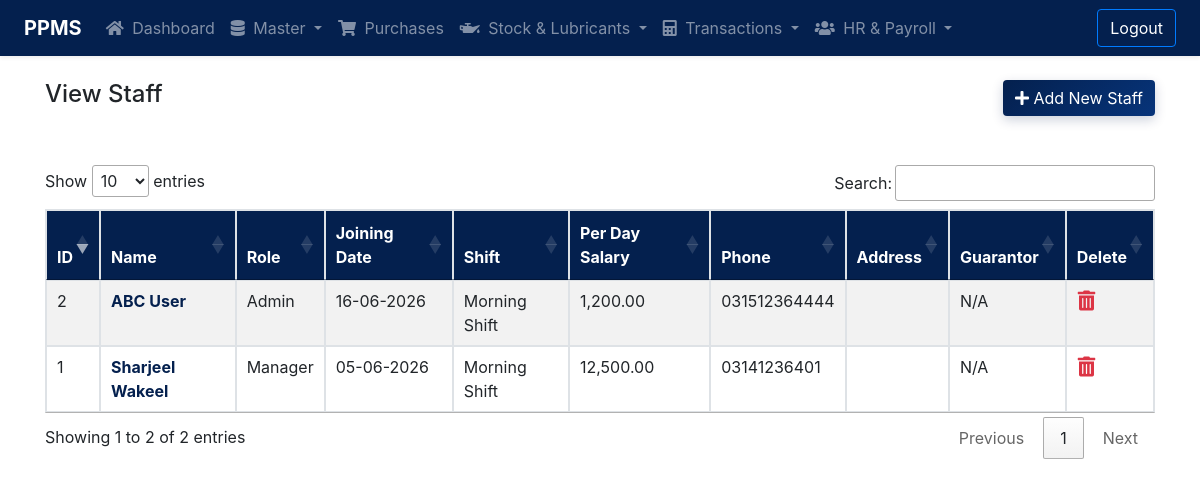
The page /staff/staff-list.php (signed in) on the database as committed earlier.
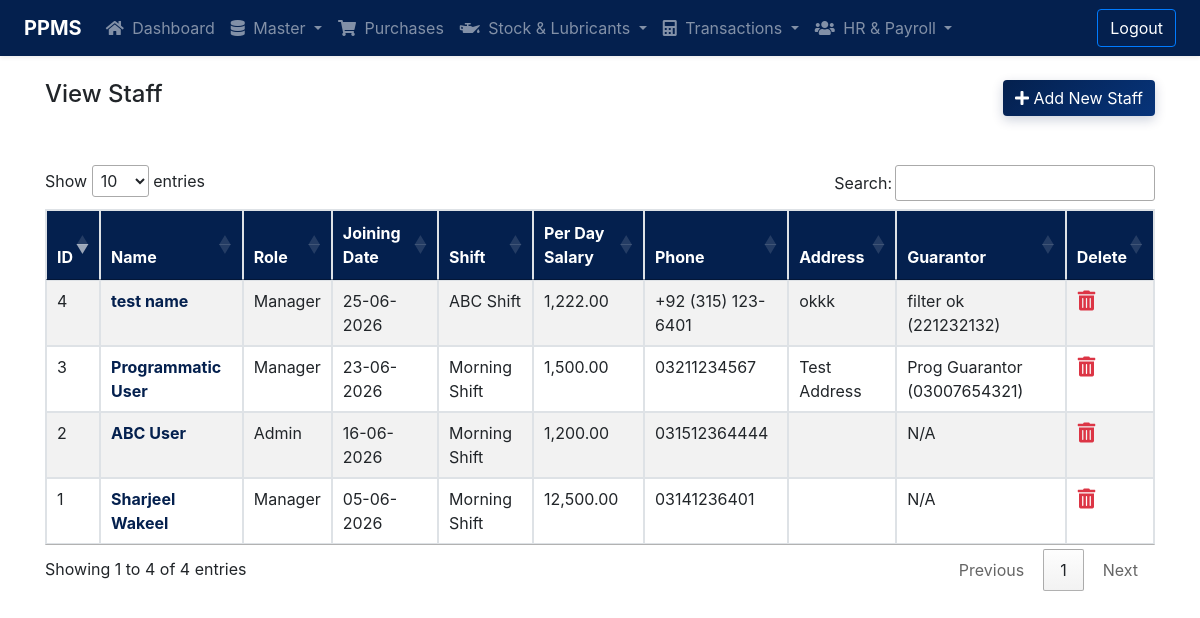
The same page on the database as committed later.
### tables this page shows
CREATE TABLE `tbl_staff` (
  `id` int(11) NOT NULL,
  `first_name` varchar(128) NOT NULL,
  `last_name` varchar(128) NOT NULL,
  `role_id` int(11) NOT NULL,
  `joining_date` date NOT NULL,
  `shift_id` int(11) NOT NULL,
  `salary` decimal(10,2) NOT NULL,
  `address` varchar(512) DEFAULT NULL,
  `phone` varchar(32) NOT NULL,
  `created_at` datetime NOT NULL DEFAULT current_timestamp(),
  `updated_at` datetime NOT NULL DEFAULT current_timestamp() ON UPDATE current_timestamp()
);

CREATE TABLE `tbl_roles` (
  `id` int(11) NOT NULL,
  `name` varchar(128) NOT NULL,
  `created_at` datetime NOT NULL DEFAULT current_timestamp(),
  `updated_at` datetime NOT NULL DEFAULT current_timestamp() ON UPDATE current_timestamp()
);

CREATE TABLE `tbl_shifts` (
  `id` int(11) NOT NULL,
  `name` varchar(128) NOT NULL,
  `start_time` time NOT NULL,
  `end_time` time NOT NULL,
  `status` enum('Active','Inactive') NOT NULL DEFAULT 'Active'
);

CREATE TABLE `tbl_staff_guarantors` (
  `id` int(11) NOT NULL,
  `staff_id` int(11) NOT NULL,
  `name` varchar(128) NOT NULL,
  `phone` varchar(32) NOT NULL,
  `address` varchar(512) DEFAULT NULL
);

### staff/staff-list.php (the view, shortened to what this page needs)
<?php
require '../include/config.php';
?>
<!DOCTYPE html>
<html lang="en">
  <head>
		<link rel="stylesheet" href="https://stackpath.bootstrapcdn.com/bootstrap/4.3.1/css/bootstrap.min.css">
		<link rel="stylesheet" href="https://cdnjs.cloudflare.com/ajax/libs/font-awesome/5.11.2/css/all.min.css" />
		<link rel="stylesheet" href="https://cdn.jsdelivr.net/gh/fancyapps/fancybox@3.5.7/dist/jquery.fancybox.min.css" />
		<link rel="stylesheet" href="https://cdn.datatables.net/1.10.20/css/jquery.dataTables.min.css" />
		<link rel="stylesheet" href="../include/style.css?v=1.0.1" />
	</head>
	<body>
        <?php include('../include/navbar.php');?>
		<main class="main">
			<div class="container pt-4 pb-4">
				<div class="row mb-5 align-items-center">
					<div class="col-md-6">
						<h4>View Staff</h4>
					</div>
					<div class="col-md-6 text-right">
						<a href="add-staff.php" class="btn btn-primary"><i class="fas fa-plus"></i> Add New Staff</a>
					</div>
				</div>
				<table id="staffListTable" class="table table-striped table-bordered">
					<thead>
						<tr>
							<th>ID</th>
							<th>Name</th>
							<th>Role</th>
							<th>Joining Date</th>
							<th>Shift</th>
							<th>Per Day Salary</th>
							<th>Phone</th>
							<th>Address</th>
							<th>Guarantor</th>
							<th>Delete</th>
						</tr>
					</thead>
					<tbody>
						<?php
						$sql = "SELECT s.*, r.name as role_name, sh.name as shift_name, g.name as guarantor_name, g.phone as guarantor_phone
                                FROM tbl_staff s
                                LEFT JOIN tbl_roles r ON s.role_id = r.id
                                LEFT JOIN tbl_shifts sh ON s.shift_id = sh.id
                                LEFT JOIN tbl_staff_guarantors g ON s.id = g.staff_id
                                ORDER BY s.id DESC";
						$result = mysqli_query($connection, $sql);
						$resultcheck = mysqli_num_rows($result);
						if($resultcheck > 0){
							while($row = mysqli_fetch_assoc($result)){
                                $fullName = $row['first_name'] . ' ' . $row['last_name'];
                                $guarantor_display = 'N/A';
                                if (!empty($row['guarantor_name'])) {
                                    $guarantor_display = htmlspecialchars($row['guarantor_name']);
                                    if (!empty($row['guarantor_phone'])) {
                                        $guarantor_display .= ' (' . htmlspecialchars($row['guarantor_phone']) . ')';
                                    }
                                }
								echo'
									<tr>
										<td>'.$row['id'].'</td>
										<td><a href="edit-staff.php?id='.$row['id'].'" class="font-weight-bold" style="color: var(--primary-color);">'.htmlspecialchars($fullName).'</a></td>
										<td>'.htmlspecialchars($row['role_name'] ?? 'N/A').'</td>
										<td>'.date("d-m-Y", strtotime($row['joining_date'])).'</td>
										<td>'.htmlspecialchars($row['shift_name'] ?? 'N/A').'</td>
										<td>'.number_format($row['salary'], 2).'</td>
										<td>'.htmlspecialchars($row['phone']).'</td>
										<td>'.htmlspecialchars($row['address'] ?? '').'</td>
										<td>'.$guarantor_display.'</td>
										<td><a class="btn btn-large btn-link p-0 text-danger" onclick="deletestaff('.$row['id'].')"><i class="fas fa-trash-alt" style="font-size: 20px;"></i></a></td>
									</tr>';
							}
						}
						?>
					</tbody>
				</table>
			</div>
		</main>
    </body>
</html>

Rows that differ between the two databases and show on the page:
added tbl_staff: id "4", fullName "test name", role.name "Manager", joining_date "25-06-2026", shift.name "ABC Shift", salary "1,222.00", phone "+92 (315) 123-6401", address "okkk", tbl_staff_guarantors.name+phone "filter ok (221232132)"
added tbl_staff: id "3", fullName "Programmatic User", role.name "Manager", joining_date "23-06-2026", shift.name "Morning Shift", salary "1,500.00", phone "03211234567", address "Test Address", tbl_staff_guarantors.name+phone "Prog Guarantor (03007654321)"
Other text that changed with them:
text written by a page script: "Show entries Search: Showing 1 to 2 of 2 entries Previous 1 Next" → "Show entries Search: Showing 1 to 4 of 4 entries Previous 1 Next"
